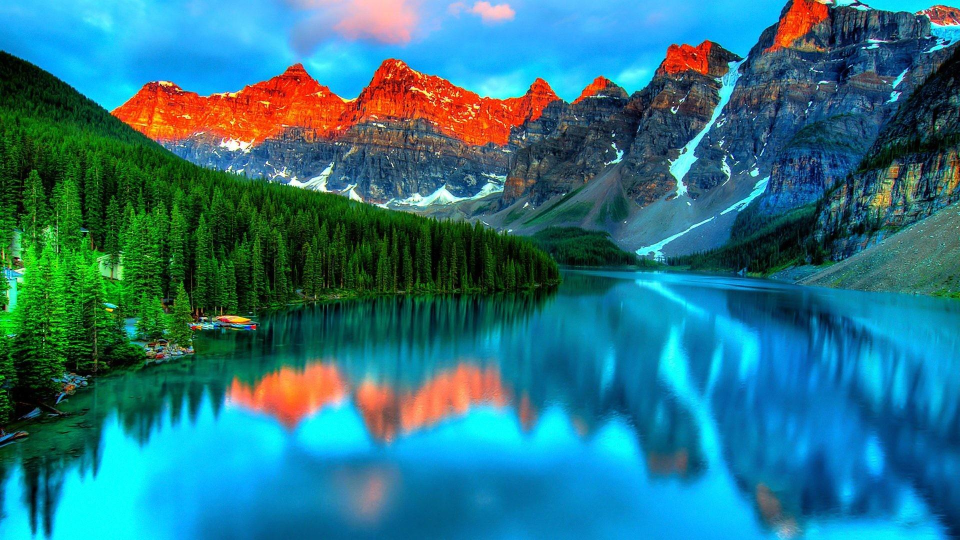
#> input picture test_image.jpg, 1920 x 1080 px (shown at 1/2 size)
$ python Image_Color_Explorer.py --image test_image.jpg
#> lines starting #> are read from the running program, lines starting #| are printed output that depends on the picture
import argparse
import cv2
import pandas as pd
import numpy as np

# Argument parsing
ap = argparse.ArgumentParser()
ap.add_argument('-i', '--image', required=True, help="Image Path")
args = vars(ap.parse_args())
img_path = args['image']
img = cv2.imread(img_path)
#> img is the input picture: shape (1080, 1920, 3); mean B, G, R 131.2, 116.8, 41.1

# Resize image to 1500 x 900 if not already at that size
desired_width, desired_height = 1500, 900
current_height, current_width = img.shape[:2]
#> current_height = 1080; current_width = 1920

if current_width != desired_width or current_height != desired_height:
    img = cv2.resize(img, (desired_width, desired_height))
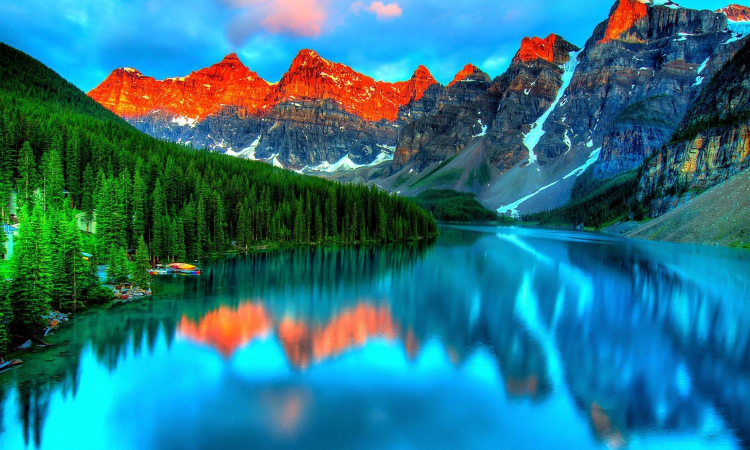
#> img: shape (900, 1500, 3) (shown at 1/2 size); mean B, G, R 131.1, 116.7, 41

# Global variables
clicked = False
r = g = b = xpos = ypos = 0
zoom_scale = 1.0
zoom_factor = 1.1
shift_x = 0
shift_y = 0

# Load color data
index = ['color', 'colorname', 'hex', 'R', 'G', 'B']
file = pd.read_csv("colors.csv", names=index, header=None)
#> (reads colors.csv from the repository)

def getcolorname(R, G, B):
    minimum = 10000
    colorname = ""
    for i in range(len(file)):
        d = abs(R - int(file.loc[i, "R"])) + abs(G - int(file.loc[i, "G"])) + abs(B - int(file.loc[i, "B"]))
        if d < minimum:
            minimum = d
            colorname = file.loc[i, "colorname"]
    return colorname

def drawfunction(event, x, y, flags, param):
    global b, g, r, xpos, ypos, clicked, zoom_scale, zoom_factor, img, shift_x, shift_y

    if event == cv2.EVENT_LBUTTONDBLCLK:
        clicked = True
        xpos = int((x - shift_x) / zoom_scale)
        ypos = int((y - shift_y) / zoom_scale)
        b, g, r = img[ypos, xpos]
        b = int(b)
        g = int(g)
        r = int(r)
    elif event == cv2.EVENT_MOUSEWHEEL:
        old_zoom_scale = zoom_scale
        if flags > 0:  # Scroll up
            zoom_scale *= zoom_factor
        else:  # Scroll down
            zoom_scale /= zoom_factor
        zoom_scale = max(1.0, zoom_scale)  # Prevent zooming out too much

        # Adjust the shift to keep the cursor point in the same position
        shift_x = x - (x - shift_x) * (zoom_scale / old_zoom_scale)
        shift_y = y - (y - shift_y) * (zoom_scale / old_zoom_scale)

        # Clamp the shift values to keep the image within the window
        shift_x = min(0, max(shift_x, -img.shape[1] * zoom_scale + img.shape[1]))
        shift_y = min(0, max(shift_y, -img.shape[0] * zoom_scale + img.shape[0]))

cv2.namedWindow('image', cv2.WINDOW_AUTOSIZE)
cv2.setMouseCallback('image', drawfunction)

while True:
    resized_img = cv2.resize(img, None, fx=zoom_scale, fy=zoom_scale, interpolation=cv2.INTER_LINEAR)

    # Clamp the translation to the image boundaries
    shift_x = min(0, max(shift_x, -resized_img.shape[1] + img.shape[1]))
#> shift_x = 0
    shift_y = min(0, max(shift_y, -resized_img.shape[0] + img.shape[0]))
#> shift_y = 0

    translated_img = cv2.warpAffine(resized_img, np.float32([[1, 0, shift_x], [0, 1, shift_y]]), (resized_img.shape[1], resized_img.shape[0]))

    if clicked:
        rect_x_start = int(xpos * zoom_scale + shift_x)
        rect_x_end = rect_x_start + 750
        rect_y_start = int(ypos * zoom_scale + shift_y)
        rect_y_end = rect_y_start + 60

        text_x = rect_x_start + 20
        text_y = rect_y_start + 40

        # Check if the rectangle goes out of the right edge
        if rect_x_end > translated_img.shape[1]:
            rect_x_start = translated_img.shape[1] - 750
            text_x = rect_x_start + 20

        # Check if the rectangle goes out of the bottom edge
        if rect_y_end > translated_img.shape[0]:
            rect_y_start = translated_img.shape[0] - 60
            text_y = rect_y_start + 40

        # Draw the rectangle and text
        cv2.rectangle(translated_img, (rect_x_start, rect_y_start),
                      (rect_x_start + 750, rect_y_start + 60), (b, g, r), -1)
        text = getcolorname(r, g, b) + ' R=' + str(r) + ' G=' + str(g) + ' B=' + str(b)
        cv2.putText(translated_img, text, (text_x, text_y),
                    cv2.FONT_HERSHEY_SIMPLEX, 0.8, (255, 255, 255), 2, cv2.LINE_AA)
        if r + g + b >= 600:
            cv2.putText(translated_img, text, (text_x, text_y),
                        cv2.FONT_HERSHEY_SIMPLEX, 0.8, (0, 0, 0), 2, cv2.LINE_AA)

    cv2.imshow("image", translated_img)

    key = cv2.waitKey(20) & 0xFF
#> (key Esc is pressed here)
    if key == 27:  # Escape key to exit
        break
    elif key == ord('r'):  # 'r' key to reset zoom
        zoom_scale = 1.0
        shift_x = 0
        shift_y = 0

cv2.destroyAllWindows()
